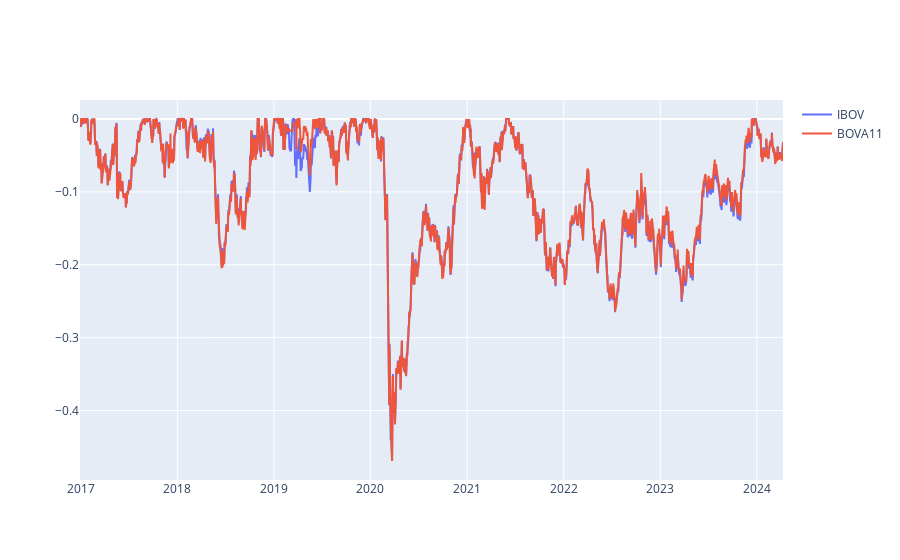

The cell this chart's notebook holds for it:
### Code cell
fig_dd = go.Figure(data=go.Scatter(x=drawdown.index,y=drawdown['IBOV'],name='IBOV'))
fig_dd.add_trace(go.Scatter(x=drawdown.index,y=drawdown['BOVA11'],name='BOVA11'))
fig_dd.show()

### Figure 1 — Plotly figure (JSON) as saved in the notebook; plotly's stock layout.template omitted (floating-point values rounded to 4 significant figures; data arrays with more than 128 entries replaced by an {"elided": "..."} marker saying what was removed)
{"data": [{"name": "IBOV", "type": "scatter", "x": {"elided": "1802 str values"}, "y": {"elided": "1802 float values"}}, {"name": "BOVA11", "type": "scatter", "x": {"elided": "1802 str values"}, "y": {"elided": "1802 float values"}}], "layout": {}}
